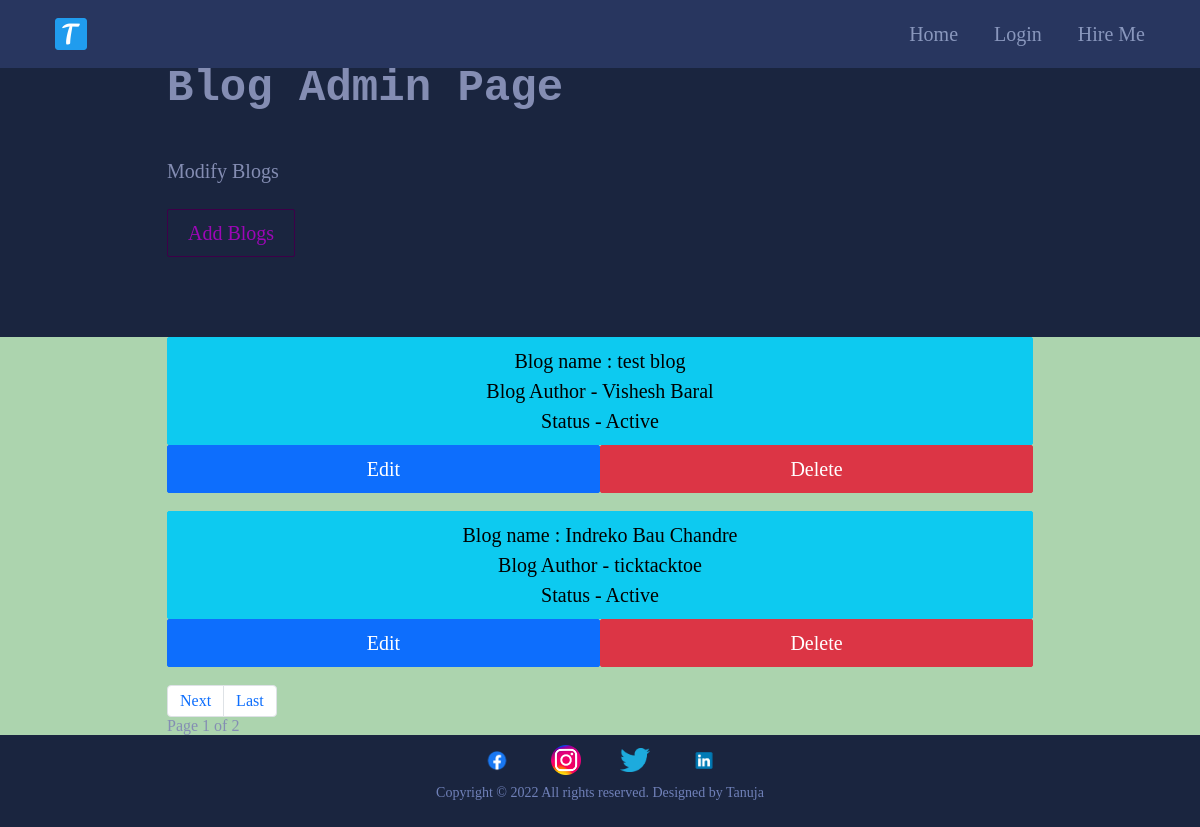
The app's page /allblogs/, older data.
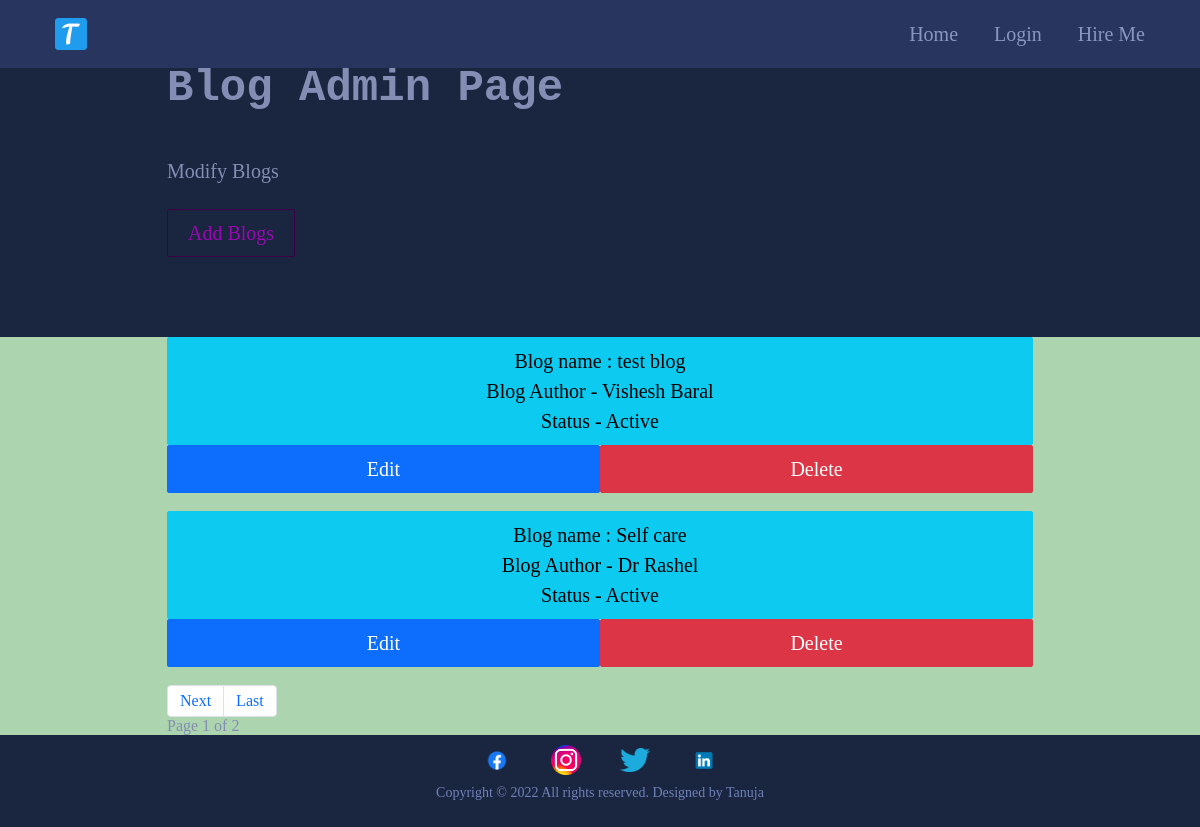
The same page, newer data.
### main/models.py (models this page shows, shortened)
class Blog(models.Model):
    class Meta:
        verbose_name_plural = 'Blog Profiles'
        verbose_name = 'Blog'
        ordering = ["timestamp"]
    timestamp = models.DateTimeField(auto_now_add=True)
    author = models.CharField(max_length=200, blank=True, null=True)
    name = models.CharField(max_length=200, blank=True, null=True)
    description = models.CharField(max_length=500, blank=True, null=True)
    body = RichTextField(blank=True, null=True)
    slug = models.SlugField(null=True, blank=True)
    image = models.ImageField(blank=True, null=True, upload_to="blog")
    is_active = models.BooleanField(default=True)

### main/views.py (the view)
# urls.py: path('allblogs/',views.allBlogsView.as_view(),name="allblogs"),
class allBlogsView(generic.ListView):
	model = Blog
	template_name = "main/allblogs.html"
	paginate_by = 2

### cv/context_processors.py (called while the page is built)
def project_context(request):
	context = {
		'me': User.objects.first(),
	}
	return context

### main/templates/main/allblogs.html (shortened to what this page needs)
{% extends 'main/base.html' %}
{% load static %}
{% block content %}
    <section>
      <div class="innerPageBannerCol">
        <div class="container">
          <div class="row g-4 g-md-3  align-items-center">
            <div class="col-md-6">
              <div class="bannerContent">
                <h1 class="xlTitle pb-md-3">Blog Admin Page</h1><br>
                <h5 >Modify Blogs</h5><br>
                <a href="{%url 'main:addBlogs'%}" class="btn btnOutline">Add Blogs</a>
              </div>
            </div>
          </div>
        </div>
      </div>
    </section>
    <section>
      <div class="lightBg">
        <div class="container">
          <ul>
            {% for item in object_list %}
             <li><a href="" class="btn btn-info col col-12"> Blog name : {{item.name}}
               <br>
               Blog Author - {{item.author}}<br>
                {% if item.is_active%}
                  Status - Active
                {%else%}
                  Status - Inactive
                {%endif%}</a></li>
                <li>
                  <div class="container">
                    <div class="row">
                  <a href="{%url 'main:updateBlog' item.pk %}" class="btn btn-primary col col-6">Edit</a>
                  <a href="{%url 'main:deleteBlog' item.pk%}" class="btn btn-danger col col-6">Delete</a>
                    </div>
                  </div>
                </li>
              <br>
            {%endfor%}
        </ul>
        <nav aria-label="Page navigation example">
          <ul class="pagination" >
            {%if page_obj.has_next%}
              <li class="page-item"><a class="page-link" href="?page={{page_obj.next_page_number}}">Next</a></li>
              <li class="page-item"><a class="page-link"href="?page={{page_obj.paginator.num_pages}}">Last</a></li>
            {%endif%}
          </ul>
          <div>
            Page {{page_obj.number }} of {{page_obj.paginator.num_pages}}
          </div>
          </nav>
        </div>
      </div>
    </section>
    {%endblock%}

Row changes from the older to the newer data that the page shows:
changed Blog: name "Indreko Bau Chandre" → "Self care"; author "ticktacktoe" → "Dr Rashel"
